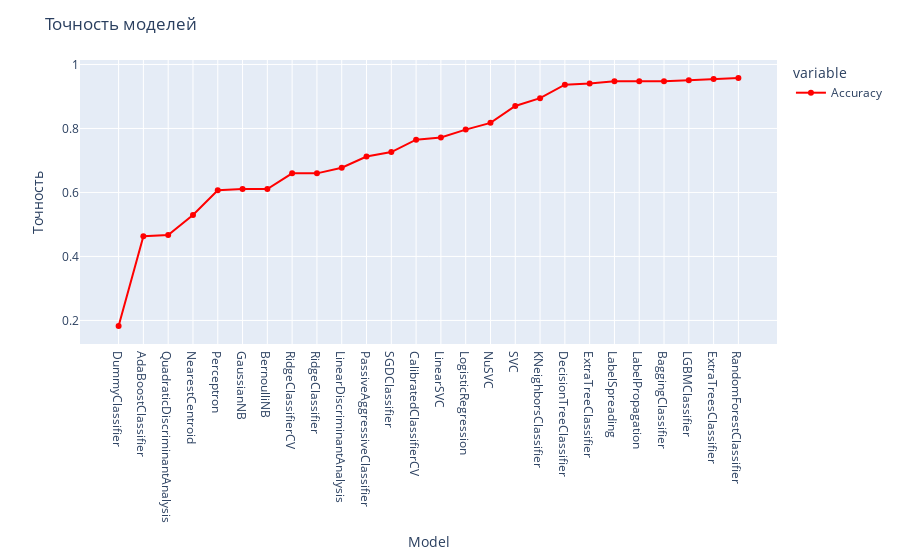

Source (notebook cell):
### Code cell
models_class.sort_values(by = 'Accuracy',inplace = True)
line = px.line(data_frame= models_class ,y =["Accuracy"] , markers = True)
#line.update_xaxes(title="Модель")
line.update_yaxes(title = "Точность")
line.update_traces(line_color="red")
line.update_layout(showlegend = True, title = {'text': 'Точность моделей'})

line.show()

### Figure 1 — Plotly figure (JSON) as saved in the notebook; plotly's stock layout.template omitted (floating-point values rounded to 4 significant figures)
{"data": [{"hovertemplate": "variable=Accuracy<br>Model=%{x}<br>value=%{y}<extra></extra>", "legendgroup": "Accuracy", "line": {"color": "red", "dash": "solid"}, "marker": {"symbol": "circle"}, "mode": "markers+lines", "name": "Accuracy", "orientation": "v", "showlegend": true, "type": "scatter", "x": ["DummyClassifier", "AdaBoostClassifier", "QuadraticDiscriminantAnalysis", "NearestCentroid", "Perceptron", "GaussianNB", "BernoulliNB", "RidgeClassifierCV", "RidgeClassifier", "LinearDiscriminantAnalysis", "PassiveAggressiveClassifier", "SGDClassifier", "CalibratedClassifierCV", "LinearSVC", "LogisticRegression", "NuSVC", "SVC", "KNeighborsClassifier", "DecisionTreeClassifier", "ExtraTreeClassifier", "LabelSpreading", "LabelPropagation", "BaggingClassifier", "LGBMClassifier", "ExtraTreesClassifier", "RandomForestClassifier"], "xaxis": "x", "y": [0.1825, 0.4632, 0.4667, 0.5298, 0.607, 0.6105, 0.6105, 0.6596, 0.6596, 0.6772, 0.7123, 0.7263, 0.7649, 0.7719, 0.7965, 0.8175, 0.8702, 0.8947, 0.9368, 0.9404, 0.9474, 0.9474, 0.9474, 0.9509, 0.9544, 0.9579], "yaxis": "y"}], "layout": {"legend": {"title": {"text": "variable"}, "tracegroupgap": 0}, "margin": {"t": 60}, "showlegend": true, "title": {"text": "Точность моделей"}, "xaxis": {"anchor": "y", "domain": [0, 1], "title": {"text": "Model"}}, "yaxis": {"anchor": "x", "domain": [0, 1], "title": {"text": "Точность"}}}}
